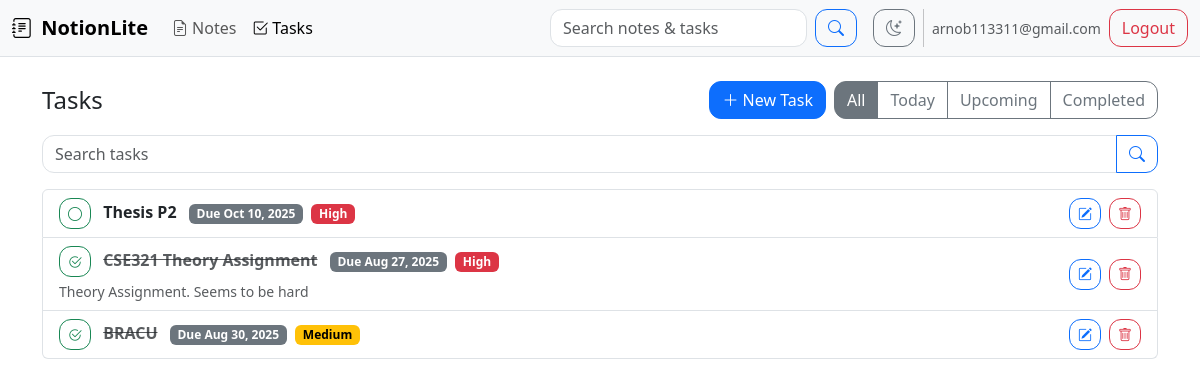
/tasks (signed in), run on an earlier commit of the app's database.
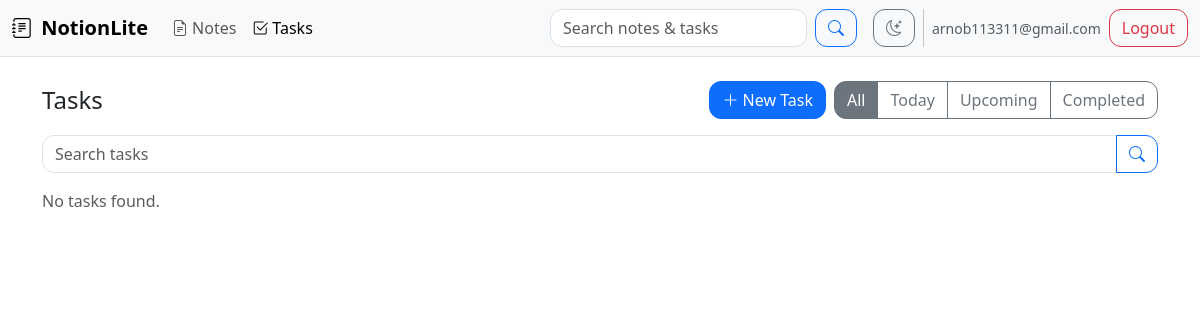
And on a later commit of the database.
### app/models.py (models this page shows, shortened)
class User(UserMixin, db.Model):
    id = db.Column(db.Integer, primary_key=True)
    email = db.Column(db.String(120), unique=True, nullable=False)
    password_hash = db.Column(db.String(256), nullable=False)
    created_at = db.Column(db.DateTime, default=datetime.utcnow)
    notes = db.relationship("Note", backref="user", lazy=True, cascade="all, delete-orphan")
    tasks = db.relationship("Task", backref="user", lazy=True, cascade="all, delete-orphan")

class Task(db.Model):
    id = db.Column(db.Integer, primary_key=True)
    title = db.Column(db.String(2000), nullable=False)
    description = db.Column(db.Text, default="")
    due_date = db.Column(db.Date, nullable=True)
    priority = db.Column(db.String(10), default="medium")  # low | medium | high
    done = db.Column(db.Boolean, default=False)
    created_at = db.Column(db.DateTime, default=datetime.utcnow)
    updated_at = db.Column(db.DateTime, default=datetime.utcnow, onupdate=datetime.utcnow)
    user_id = db.Column(db.Integer, db.ForeignKey("user.id"), nullable=False)

### app/routes.py (the view)
@main_bp.route("/tasks")
@login_required
def tasks():
    q = request.args.get("q","").strip()
    filter_tab = request.args.get("filter","all")
    query = Task.query.filter_by(user_id=current_user.id)
    if q:
        like = f"%{q}%"
        query = query.filter(or_(Task.title.ilike(like), Task.description.ilike(like)))
    if filter_tab == "today":
        query = query.filter(Task.due_date == date.today())
    elif filter_tab == "upcoming":
        query = query.filter(Task.due_date > date.today(), Task.done == False)
    elif filter_tab == "completed":
        query = query.filter(Task.done == True)
    tasks = query.order_by(Task.done.asc(), Task.due_date.asc().nulls_last()).all()
    return render_template("tasks.html", tasks=tasks, q=q, filter_tab=filter_tab)

### app/models.py (called while the page is built)
@login_manager.user_loader
def load_user(user_id):
    return User.query.get(int(user_id))

### app/templates/tasks.html (shortened to what this page needs)
{% extends "base.html" %}
{% block content %}
<div class="d-flex flex-wrap justify-content-between align-items-center mb-3 gap-2">
  <h4 class="mb-0">Tasks</h4>
  <div class="d-flex gap-2">
    <a class="btn btn-primary" href="{{ url_for('main.task_new') }}"><i class="bi bi-plus-lg"></i> New Task</a>
    <div class="btn-group">
      <a class="btn btn-outline-secondary {% if filter_tab=='all' %}active{% endif %}" href="{{ url_for('main.tasks', filter='all') }}">All</a>
      <a class="btn btn-outline-secondary {% if filter_tab=='today' %}active{% endif %}" href="{{ url_for('main.tasks', filter='today') }}">Today</a>
      <a class="btn btn-outline-secondary {% if filter_tab=='upcoming' %}active{% endif %}" href="{{ url_for('main.tasks', filter='upcoming') }}">Upcoming</a>
      <a class="btn btn-outline-secondary {% if filter_tab=='completed' %}active{% endif %}" href="{{ url_for('main.tasks', filter='completed') }}">Completed</a>
    </div>
  </div>
</div>
<form class="mb-3" method="get">
  <div class="input-group">
    <input type="text" name="q" class="form-control" placeholder="Search tasks" value="{{ q or '' }}">
    <button class="btn btn-outline-primary" type="submit"><i class="bi bi-search"></i></button>
  </div>
</form>
{% if create or edit %}
  <div class="card shadow-sm">
    <div class="card-body">
      <form method="post" action="{% if create %}{{ url_for('main.task_new') }}{% else %}{{ url_for('main.task_edit', task_id=task.id) }}{% endif %}">
        {{ form.hidden_tag() }}
        <div class="mb-3">
          {{ form.title.label(class_="form-label") }}
          {{ form.title(class_="form-control", placeholder="Task title") }}
        </div>
        <div class="mb-3">
          {{ form.description.label(class_="form-label") }}
          {{ form.description(class_="form-control", rows=4, placeholder="Description (optional)") }}
        </div>
        <div class="row g-3 mb-3">
          <div class="col-md-4">
            {{ form.due_date.label(class_="form-label") }}
            {{ form.due_date(class_="form-control") }}
          </div>
          <div class="col-md-4">
            {{ form.priority.label(class_="form-label") }}
            {{ form.priority(class_="form-select") }}
          </div>
          <div class="col-md-4 d-flex align-items-end">
            <div class="form-check">
              {{ form.done(class_="form-check-input", id="doneCheck") }}
              <label class="form-check-label" for="doneCheck">Completed</label>
            </div>
          </div>
        </div>
        {{ form.submit(class_="btn btn-primary") }}
        <a href="{{ url_for('main.tasks') }}" class="btn btn-secondary">Cancel</a>
      </form>
      {% if edit and task %}
        <form class="d-inline float-end mt-2" method="post" action="{{ url_for('main.task_delete', task_id=task.id) }}">
          <input type="hidden" name="csrf_token" value="{{ csrf_token() }}">
          <button class="btn btn-outline-danger" type="submit"><i class="bi bi-trash"></i> Delete</button>
        </form>
      {% endif %}
    </div>
  </div>
{% else %}
  {% if tasks %}
    <ul class="list-group">
      {% for t in tasks %}
      <li class="list-group-item d-flex align-items-center justify-content-between">
        <div>
          <form class="d-inline" method="post" action="{{ url_for('main.task_toggle', task_id=t.id) }}">
            <button class="btn btn-sm btn-outline-success me-2" title="Toggle complete" type="submit">
              {% if t.done %}<i class="bi bi-check2-circle"></i>{% else %}<i class="bi bi-circle"></i>{% endif %}
            </button>
          </form>
          <strong class="{% if t.done %}text-decoration-line-through text-muted{% endif %}">{{ t.title }}</strong>
          {% if t.due_date %}
            <span class="badge text-bg-secondary ms-2">Due {{ t.due_date.strftime('%b %d, %Y') }}</span>
          {% endif %}
          <span class="badge text-bg-{{ 'danger' if t.priority=='high' else 'warning' if t.priority=='medium' else 'secondary' }} ms-1">{{ t.priority|capitalize }}</span>
          {% if t.description %}
            <div class="small text-muted mt-1">{{ t.description }}</div>
          {% endif %}
        </div>
        <div class="d-flex gap-2">
          <a class="btn btn-sm btn-outline-primary" href="{{ url_for('main.task_edit', task_id=t.id) }}"><i class="bi bi-pencil-square"></i></a>
          <form method="post" action="{{ url_for('main.task_delete', task_id=t.id) }}">
            <button class="btn btn-sm btn-outline-danger" type="submit"><i class="bi bi-trash"></i></button>
          </form>
        </div>
      </li>
      {% endfor %}
    </ul>
  {% else %}
    <div class="text-muted">No tasks found.</div>
  {% endif %}
{% endif %}
{% endblock %}

### app/templates/base.html (shortened to what this page needs)
{% macro active(endpoint) -%}
{{ 'active' if request.endpoint and request.endpoint.startswith(endpoint) else '' }}
{%- endmacro %}
<!doctype html>
<html lang="en" data-bs-theme="light">
  <head>
    <link href="https://cdn.jsdelivr.net/npm/bootstrap@5.3.3/dist/css/bootstrap.min.css" rel="stylesheet">
    <link href="https://cdn.jsdelivr.net/npm/bootstrap-icons@1.11.3/font/bootstrap-icons.css" rel="stylesheet">
    <link rel="stylesheet" href="{{ url_for('static', filename='css/styles.css') }}">
    <link rel="stylesheet" href="https://cdn.jsdelivr.net/simplemde/latest/simplemde.min.css">
  </head>
  <body>
    <nav class="navbar navbar-expand-lg border-bottom sticky-top bg-body-tertiary">
      <div class="container-fluid">
        <a class="navbar-brand fw-bold" href="{{ url_for('main.dashboard') }}">
          <i class="bi bi-journal-text me-1"></i> NotionLite
        </a>
        <div class="collapse navbar-collapse" id="nav">
          <ul class="navbar-nav me-auto mb-2 mb-lg-0">
            <li class="nav-item"><a class="nav-link {{ active('main.notes') }}" href="{{ url_for('main.notes') }}"><i class="bi bi-file-earmark-text me-1"></i>Notes</a></li>
            <li class="nav-item"><a class="nav-link {{ active('main.tasks') }}" href="{{ url_for('main.tasks') }}"><i class="bi bi-check2-square me-1"></i>Tasks</a></li>
          </ul>
          <form class="d-flex me-3" role="search" action="{{ url_for('main.dashboard') }}">
            <input class="form-control me-2" type="search" name="q" placeholder="Search notes & tasks" value="{{ request.args.get('q','') }}">
            <button class="btn btn-outline-primary" type="submit"><i class="bi bi-search"></i></button>
          </form>
          <div class="d-flex align-items-center gap-2">
            <button id="themeToggle" class="btn btn-outline-secondary" title="Toggle theme"><i class="bi bi-moon-stars"></i></button>
            <span class="small text-muted d-none d-md-inline">{{ current_user.email }}</span>
            <a class="btn btn-outline-danger" href="{{ url_for('auth.logout') }}">Logout</a>
          </div>
        </div>
      </div>
    </nav>
    <main class="container py-4">
      {% block content %}{% endblock %}
    </main>
  </body>
</html>

### app/static/styles.css (style rules this page uses)
body { -webkit-font-smoothing: antialiased; -moz-osx-font-smoothing: grayscale; }
.navbar .btn { white-space: nowrap; }
.btn { border-radius: 0.75rem; }
.form-control, .form-select { border-radius: 0.75rem; }

What changed in the data, as far as the page shows it:
removed Task: done False (drawn), title "Thesis P2", due_date "Oct 10, 2025", priority "High"
removed Task: done True (drawn), title "CSE321 Theory Assignment", due_date "Aug 27, 2025", priority "High", description "Theory Assignment. Seems to be hard"
removed Task: done True (drawn), title "BRACU", due_date "Aug 30, 2025", priority "Medium"
Also different on the page:
text now shown: "No tasks found."
